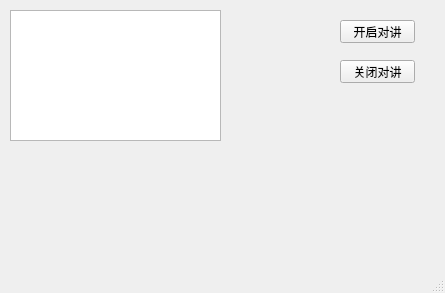
<?xml version="1.0" encoding="UTF-8"?>
<ui version="4.0">
 <class>MainWindow</class>
 <widget class="QMainWindow" name="MainWindow">
  <property name="geometry">
   <rect>
    <x>0</x>
    <y>0</y>
    <width>445</width>
    <height>293</height>
   </rect>
  </property>
  <property name="windowTitle">
   <string>MainWindow</string>
  </property>
  <widget class="QWidget" name="centralwidget">
   <widget class="QPushButton" name="btn">
    <property name="geometry">
     <rect>
      <x>340</x>
      <y>20</y>
      <width>75</width>
      <height>23</height>
     </rect>
    </property>
    <property name="text">
     <string>开启对讲</string>
    </property>
   </widget>
   <widget class="QPushButton" name="pushButton_2">
    <property name="geometry">
     <rect>
      <x>340</x>
      <y>60</y>
      <width>75</width>
      <height>23</height>
     </rect>
    </property>
    <property name="text">
     <string>关闭对讲</string>
    </property>
   </widget>
   <widget class="QTextEdit" name="textEdit">
    <property name="geometry">
     <rect>
      <x>10</x>
      <y>10</y>
      <width>211</width>
      <height>131</height>
     </rect>
    </property>
   </widget>
  </widget>
  <widget class="QMenuBar" name="menubar">
   <property name="geometry">
    <rect>
     <x>0</x>
     <y>0</y>
     <width>445</width>
     <height>23</height>
    </rect>
   </property>
  </widget>
  <widget class="QStatusBar" name="statusbar"/>
 </widget>
 <resources/>
 <connections>
  <connection>
   <sender>btn</sender>
   <signal>clicked()</signal>
   <receiver>MainWindow</receiver>
   <slot>btn_click()</slot>
   <hints>
    <hint type="sourcelabel">
     <x>369</x>
     <y>57</y>
    </hint>
    <hint type="destinationlabel">
     <x>367</x>
     <y>207</y>
    </hint>
   </hints>
  </connection>
 </connections>
 <slots>
  <slot>btn_click()</slot>
  <slot>btn_closed_click()</slot>
 </slots>
</ui>
